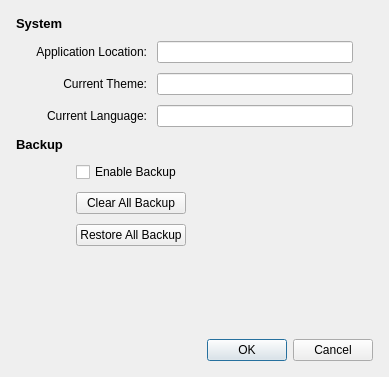
<?xml version="1.0" encoding="UTF-8"?>
<ui version="4.0">
 <class>SettingsDialog</class>
 <widget class="QDialog" name="SettingsDialog">
  <property name="geometry">
   <rect>
    <x>0</x>
    <y>0</y>
    <width>389</width>
    <height>377</height>
   </rect>
  </property>
  <property name="sizePolicy">
   <sizepolicy hsizetype="Fixed" vsizetype="Fixed">
    <horstretch>0</horstretch>
    <verstretch>0</verstretch>
   </sizepolicy>
  </property>
  <property name="windowTitle">
   <string>Settings</string>
  </property>
  <property name="windowIcon">
   <iconset resource="Resource.qrc">
    <normaloff>:/new/prefix1/images/page.png</normaloff>:/new/prefix1/images/page.png</iconset>
  </property>
  <layout class="QFormLayout" name="formLayout">
   <property name="horizontalSpacing">
    <number>10</number>
   </property>
   <property name="verticalSpacing">
    <number>10</number>
   </property>
   <property name="margin">
    <number>16</number>
   </property>
   <item row="0" column="0">
    <widget class="QLabel" name="label">
     <property name="font">
      <font>
       <pointsize>10</pointsize>
       <weight>75</weight>
       <bold>true</bold>
      </font>
     </property>
     <property name="text">
      <string>System</string>
     </property>
    </widget>
   </item>
   <item row="2" column="0">
    <widget class="QLabel" name="label_5">
     <property name="font">
      <font>
       <pointsize>10</pointsize>
       <weight>75</weight>
       <bold>true</bold>
      </font>
     </property>
     <property name="text">
      <string>Backup</string>
     </property>
    </widget>
   </item>
   <item row="3" column="0" colspan="2">
    <layout class="QHBoxLayout" name="horizontalLayout_2">
     <property name="leftMargin">
      <number>60</number>
     </property>
     <property name="rightMargin">
      <number>20</number>
     </property>
     <item>
      <layout class="QVBoxLayout" name="verticalLayout_3">
       <property name="spacing">
        <number>10</number>
       </property>
       <item>
        <widget class="QCheckBox" name="backupBox">
         <property name="text">
          <string>Enable Backup</string>
         </property>
        </widget>
       </item>
       <item>
        <widget class="QPushButton" name="clearButton">
         <property name="text">
          <string>Clear All Backup</string>
         </property>
        </widget>
       </item>
       <item>
        <widget class="QPushButton" name="restoreButton">
         <property name="text">
          <string>Restore All Backup</string>
         </property>
        </widget>
       </item>
      </layout>
     </item>
     <item>
      <spacer name="horizontalSpacer">
       <property name="orientation">
        <enum>Qt::Horizontal</enum>
       </property>
       <property name="sizeHint" stdset="0">
        <size>
         <width>40</width>
         <height>20</height>
        </size>
       </property>
      </spacer>
     </item>
    </layout>
   </item>
   <item row="1" column="0" colspan="2">
    <layout class="QHBoxLayout" name="horizontalLayout">
     <property name="leftMargin">
      <number>20</number>
     </property>
     <property name="rightMargin">
      <number>20</number>
     </property>
     <item>
      <layout class="QVBoxLayout" name="verticalLayout">
       <item>
        <widget class="QLabel" name="label_2">
         <property name="text">
          <string>Application Location:</string>
         </property>
         <property name="alignment">
          <set>Qt::AlignRight|Qt::AlignTrailing|Qt::AlignVCenter</set>
         </property>
        </widget>
       </item>
       <item>
        <widget class="QLabel" name="label_3">
         <property name="text">
          <string>Current Theme:</string>
         </property>
         <property name="alignment">
          <set>Qt::AlignRight|Qt::AlignTrailing|Qt::AlignVCenter</set>
         </property>
        </widget>
       </item>
       <item>
        <widget class="QLabel" name="label_4">
         <property name="text">
          <string>Current Language:</string>
         </property>
         <property name="alignment">
          <set>Qt::AlignRight|Qt::AlignTrailing|Qt::AlignVCenter</set>
         </property>
        </widget>
       </item>
      </layout>
     </item>
     <item>
      <layout class="QVBoxLayout" name="verticalLayout_2">
       <property name="spacing">
        <number>10</number>
       </property>
       <item>
        <widget class="QLineEdit" name="locaEdit">
         <property name="minimumSize">
          <size>
           <width>0</width>
           <height>22</height>
          </size>
         </property>
         <property name="maximumSize">
          <size>
           <width>16777215</width>
           <height>22</height>
          </size>
         </property>
         <property name="toolTip">
          <string>The .desktop files' location</string>
         </property>
        </widget>
       </item>
       <item>
        <widget class="QLineEdit" name="themeEdit">
         <property name="minimumSize">
          <size>
           <width>0</width>
           <height>22</height>
          </size>
         </property>
         <property name="maximumSize">
          <size>
           <width>16777215</width>
           <height>24</height>
          </size>
         </property>
         <property name="toolTip">
          <string>The current theme name</string>
         </property>
        </widget>
       </item>
       <item>
        <widget class="QLineEdit" name="lanEdit">
         <property name="minimumSize">
          <size>
           <width>0</width>
           <height>22</height>
          </size>
         </property>
         <property name="maximumSize">
          <size>
           <width>16777215</width>
           <height>22</height>
          </size>
         </property>
         <property name="toolTip">
          <string>The current short code of lauguage.</string>
         </property>
        </widget>
       </item>
      </layout>
     </item>
    </layout>
   </item>
   <item row="5" column="0" colspan="2">
    <widget class="QDialogButtonBox" name="buttonBox">
     <property name="orientation">
      <enum>Qt::Horizontal</enum>
     </property>
     <property name="standardButtons">
      <set>QDialogButtonBox::Cancel|QDialogButtonBox::Ok</set>
     </property>
    </widget>
   </item>
   <item row="4" column="0" colspan="2">
    <spacer name="verticalSpacer">
     <property name="orientation">
      <enum>Qt::Vertical</enum>
     </property>
     <property name="sizeHint" stdset="0">
      <size>
       <width>20</width>
       <height>40</height>
      </size>
     </property>
    </spacer>
   </item>
  </layout>
 </widget>
 <resources>
  <include location="Resource.qrc"/>
 </resources>
 <connections>
  <connection>
   <sender>buttonBox</sender>
   <signal>accepted()</signal>
   <receiver>SettingsDialog</receiver>
   <slot>accept()</slot>
   <hints>
    <hint type="sourcelabel">
     <x>248</x>
     <y>254</y>
    </hint>
    <hint type="destinationlabel">
     <x>157</x>
     <y>274</y>
    </hint>
   </hints>
  </connection>
  <connection>
   <sender>buttonBox</sender>
   <signal>rejected()</signal>
   <receiver>SettingsDialog</receiver>
   <slot>reject()</slot>
   <hints>
    <hint type="sourcelabel">
     <x>316</x>
     <y>260</y>
    </hint>
    <hint type="destinationlabel">
     <x>286</x>
     <y>274</y>
    </hint>
   </hints>
  </connection>
 </connections>
</ui>
